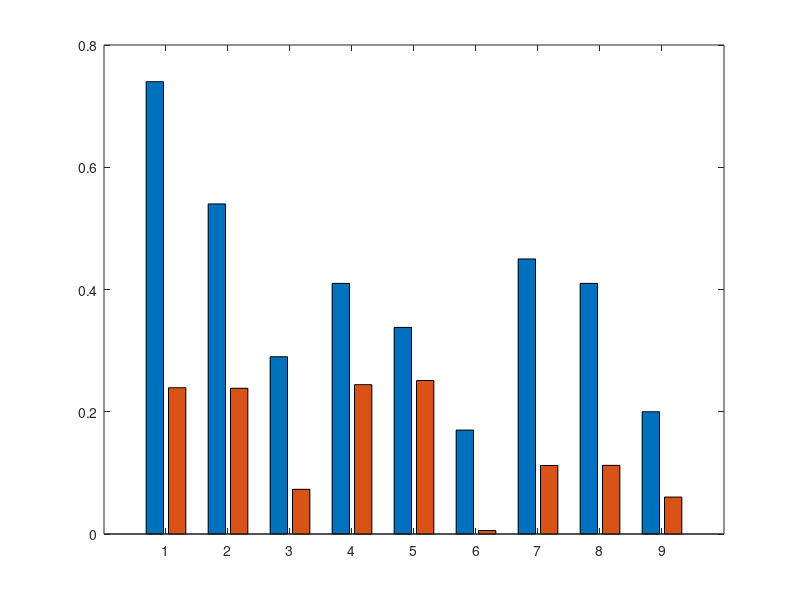

MATLAB code for this plot: (Note: this script raises an error after producing the figure.)
% =========================================================================
% Script Name: plot_ecGEM_functional_baseline.m
% Description: Generates a grouped bar chart to assess the functional 
%              baseline of uncalibrated ecGEMs across different microbial 
%              chassis and carbon sources.
% =========================================================================

% --- Part 1: Data Input ---
% 1. Wet-lab Measurements (mu_max, h^-1)
% Order of carbon sources: Glucose, Fructose, Acetate
wet_lab_ecoli = [0.74, 0.54, 0.29];   % E. coli
wet_lab_yeast = [0.41, 0.338, 0.17];  % S. cerevisiae
wet_lab_cg    = [0.45, 0.41, 0.20];   % C. glutamicum

% 2. Uncalibrated in silico Predictions (mu_max, h^-1)
in_silico_ecoli = [0.2393, 0.2384, 0.0731]; % eciML1515
in_silico_yeast = [0.2443, 0.2511, 0.0057]; % ecYeast9
in_silico_cg    = [0.1121, 0.1123, 0.0604]; % eciCW773

% --- Part 2: Data Integration and Plotting ---
% Concatenate block data into full column vectors (9x1)
wet_lab = [wet_lab_ecoli, wet_lab_yeast, wet_lab_cg]';
in_silico = [in_silico_ecoli, in_silico_yeast, in_silico_cg]';

% Combine into a matrix for the grouped bar chart
Y = [wet_lab, in_silico];

% Create the figure window
figure('Name', 'ecGEM Functional Baseline', 'Position', [100, 100, 1100, 600], 'Color', 'w');

% Plot grouped bars
b = bar(Y, 'grouped');

% Set bar colors: Dark grey-blue (Wet-lab), Light blue (In silico)
b(1).FaceColor = [0.35, 0.40, 0.45]; 
b(1).EdgeColor = 'k';
b(2).FaceColor = [0.60, 0.75, 0.90]; 
b(2).EdgeColor = 'k';

hold on;

% Customize axes and labels
set(gca, 'XTick', 1:9, 'FontSize', 11);
xticklabels({'Glucose', 'Fructose', 'Acetate', ...
             'Glucose', 'Fructose', 'Acetate', ...
             'Glucose', 'Fructose', 'Acetate'});
         
ylabel('Maximum Specific Growth Rate, \mu_{max} (h^{-1})', 'FontSize', 13, 'FontWeight', 'bold');
xlabel('Microbial Chassis and Carbon Source', 'FontSize', 13, 'FontWeight', 'bold');

% Set Y-axis limits dynamically based on the maximum wet-lab value
max_y = max(wet_lab) * 1.3;
ylim([0, max_y]); 

% Add legend
legend({'Wet-lab Measurement', 'Uncalibrated in silico Prediction'}, ...
    'Location', 'northwest', 'FontSize', 11);

% Add chassis separation lines
xline(3.5, '--k', 'LineWidth', 1.5, 'Color', [0.5 0.5 0.5]);
xline(6.5, '--k', 'LineWidth', 1.5, 'Color', [0.5 0.5 0.5]);

% Add chassis text labels dynamically based on max height
text_height = max_y * 0.92;
text(2, text_height, 'E. coli', 'HorizontalAlignment', 'center', 'FontSize', 15, 'FontAngle', 'italic', 'FontWeight', 'bold');
text(5, text_height, 'S. cerevisiae', 'HorizontalAlignment', 'center', 'FontSize', 15, 'FontAngle', 'italic', 'FontWeight', 'bold');
text(8, text_height, 'C. glutamicum', 'HorizontalAlignment', 'center', 'FontSize', 15, 'FontAngle', 'italic', 'FontWeight', 'bold');

% Add percentage labels (fractional coverage) above the in silico bars
[ngroups, nbars] = size(Y);
x_coords = nan(ngroups, nbars);
for i = 1:nbars
    x_coords(:,i) = b(i).XEndPoints;
end

percentages = (in_silico ./ wet_lab) * 100;
for i = 1:9
    text(x_coords(i,2), Y(i,2) + (max_y * 0.03), sprintf('~%.1f%%', percentages(i)), ...
        'HorizontalAlignment', 'center', 'FontSize', 10, 'Color', 'k');
end

% Final touches: title and grid
title('Functional Baseline Assessment of Uncalibrated ecGEMs', 'FontSize', 15, 'FontWeight', 'bold');
grid on;
set(gca, 'GridLineStyle', ':', 'GridAlpha', 0.6);
hold off;
